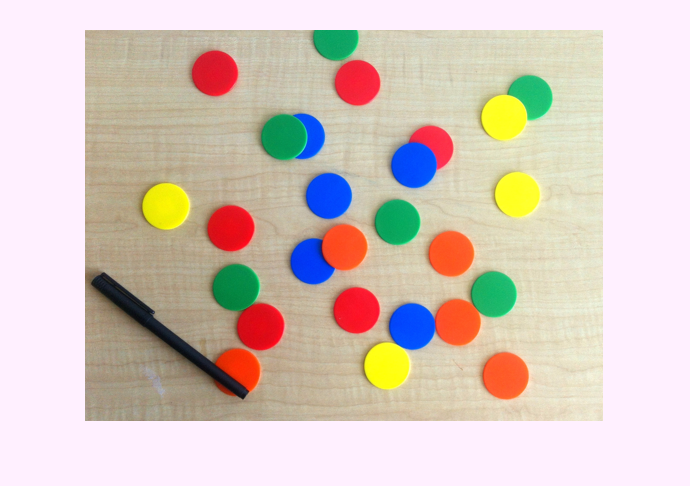
#> input picture Zadanie7/obr/coloredChips.png, 690 x 486 px
$ python degrage.py
#> lines starting #> are read from the running program, lines starting #| are printed output that depends on the picture; after the words box and inside, x2 and y2 are one past the last pixel; in counts of white or black regions, pixels touching at a corner belong together
import numpy as np
import cv2 as cv
import math
import skimage.util

points_arr_x = []
points_arr_y = []
point_no = 0


def click_event(event, x, y, flags, params):
    if event == cv.EVENT_LBUTTONDOWN:
        points_arr_x.append(x)
        points_arr_y.append(y)
        print("x: " + str(x), ' ', "y: " + str(y))
        global point_no
        if point_no == 0:
            point_no += 1
        else:
            cv.line(image_rgb, (points_arr_x[len(points_arr_x) - 2], points_arr_y[len(points_arr_y) - 2]),
                    (points_arr_x[len(points_arr_x) - 1], points_arr_y[len(points_arr_y) - 1]), (0, 0, 0), 2, 8)
            print("Priemer: " + str(math.sqrt(
                (points_arr_x[len(points_arr_x) - 2] - points_arr_x[len(points_arr_x) - 1]) ** 2 + (
                        points_arr_y[len(points_arr_y) - 2] - points_arr_y[len(points_arr_y) - 1]) ** 2)))
            point_no = 0
            cv.imshow('image', image_rgb)


if __name__ == '__main__':
    image_rgb = cv.imread('../Zadanie7/obr/coloredChips.png')
#> image_rgb is the input picture: shape (486, 690, 3); mean B, G, R 190.4, 199.7, 214.7
    # cv.imshow('image', image_rgb)
    # cv.setMouseCallback('image', click_event)
    # cv.waitKey(0)

    kernel = np.ones((3, 3), np.float32) / 9

    image_gs = cv.imread('../Zadanie7/obr/coloredChips.png', 0)
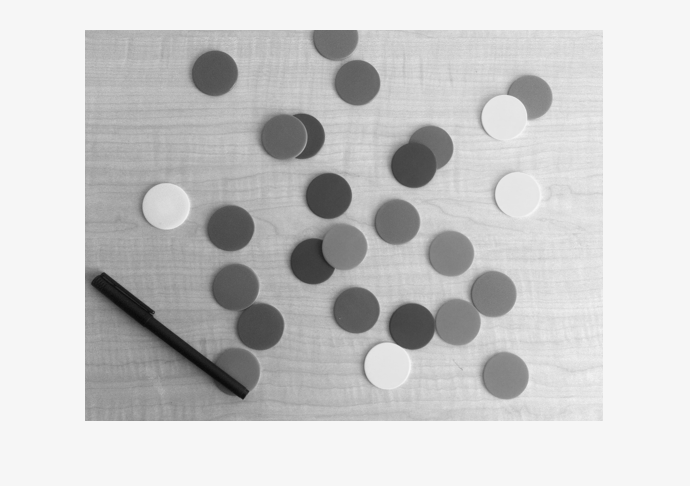
#> image_gs: shape (486, 690); min 9, max 247, mean 202.7

    erode = cv.erode(image_gs, kernel, iterations=4)
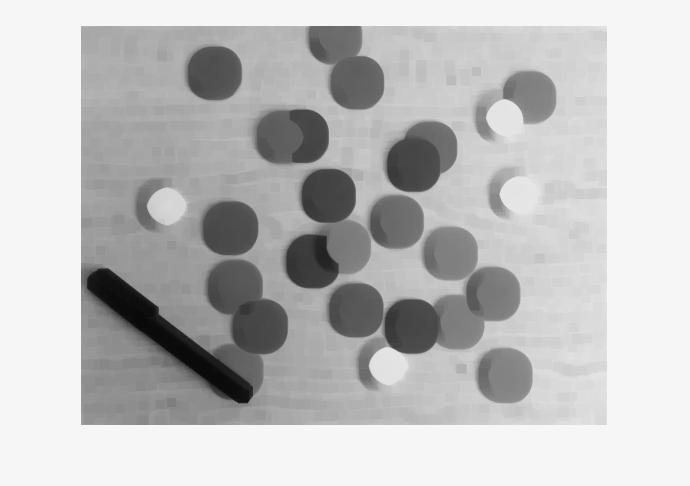
#> erode: shape (486, 690); min 9, max 246, mean 191.1
    blur = cv.GaussianBlur(erode, (15, 15), 0)

    # blurGray = cv.cvtColor(blur, cv.IMREAD_GRAYSCALE)
    # noise = skimage.util.random_noise(blurGray, mode='localvar')
    # cv.imshow('noise', noise)

    circles = cv.HoughCircles(blur, cv.HOUGH_GRADIENT, 1, 20, param1=10, param2=25, minRadius=20, maxRadius=30)
#> circles = 22 rows, first 8: [213.5, 73.5, 28.2], [492.5, 292.5, 27.2], [357.5, 82.5, 27.1], [326.5, 195.5, 27.2], [355.5, 308.5, 28.3], [229.5, 226.5, 28.3], [312.5, 261.5, 28.3], [505.5, 373.5, 29.4]
    circles = np.uint16(np.around(circles))
#> circles = 22 rows, first 8: [214, 74, 28], [492, 292, 27], [358, 82, 27], [326, 196, 27], [356, 308, 28], [230, 226, 28], [312, 262, 28], [506, 374, 29]

    for i in circles[0, :]:
        cv.circle(erode, (i[0], i[1]), i[2], (0, 0, 0), 2)
#> this loop made 22 passes
#> i on passes 1 to 12: [214, 74, 28], [492, 292, 27], [358, 82, 27], [326, 196, 27], [356, 308, 28], [230, 226, 28], [312, 262, 28], [506, 374, 29], [412, 164, 27], [448, 254, 27], [396, 222, 27], [410, 328, 29]
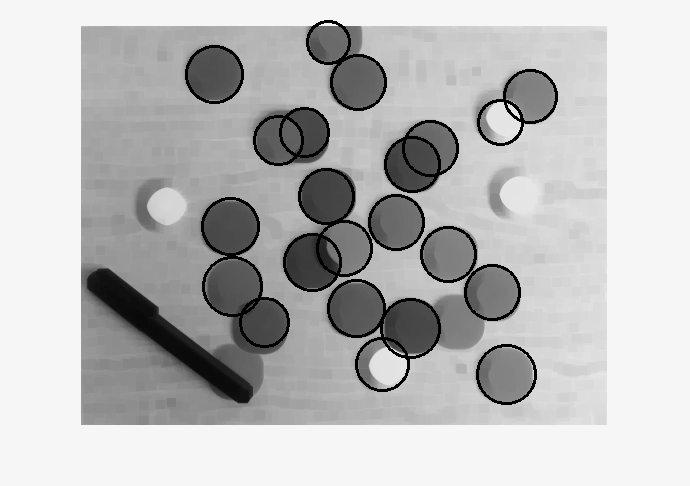
#> erode: shape (486, 690); 3.25% of pixels changed, all inside (x1, y1, x2, y2) = (185, 20, 558, 405)
    cv.imshow('detected circles', erode)

    for i in circles[0, :]:
        cv.circle(image_rgb, (i[0], i[1]), i[2], (0, 0, 0), 2)
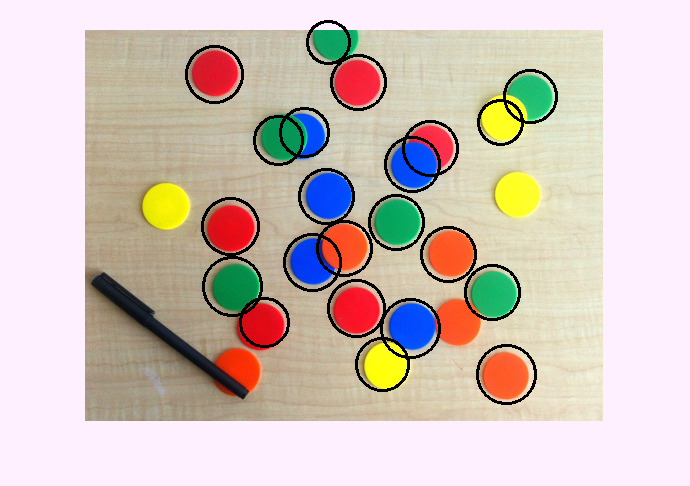
#> image_rgb: shape (486, 690, 3); 3.25% of pixels changed, all inside (x1, y1, x2, y2) = (185, 20, 558, 405)
    cv.imshow('detected circles colored', image_rgb)
    cv.waitKey(0)
    cv.destroyAllWindows()
